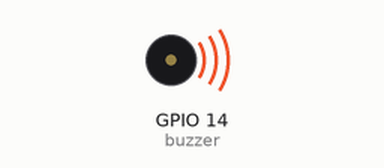
Simulated run of this program. Board: Raspberry Pi (BCM pin numbers). Shown: buzzer (waves = sounding). At 8.0 s the program stops and its outputs stay as they are.

Above: at 0.1 s.
At 8.1 s:
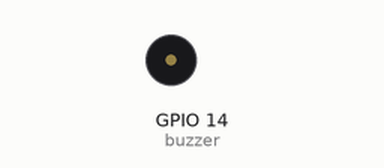
Timing chart, 0 to 9.5 s (numbered marks = the images above):
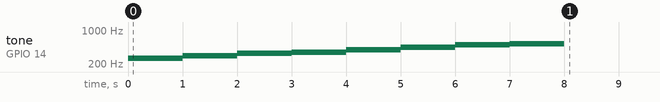

Measured:
- by itself, tone on GPIO 14 (buzzer): plays 262 Hz for 1.0 s, 294 Hz for 1.0 s, 330 Hz for 1.0 s, 349 Hz for 1.0 s, 392 Hz for 1.0 s, 440 Hz for 1.0 s … (8 notes in this stretch)

The program:

Buzzer6.py
```python
import RPi.GPIO as GPIO
import time

buzzer = 14
GPIO.setmode(GPIO.BCM)
GPIO.setup(buzzer, GPIO.OUT)
GPIO.setwarnings(False)

pwm = GPIO.PWM(buzzer, 262)
pwm.start(5.0)

scale = [262, 294, 330, 349, 392, 440, 494, 523]

for i in range(0, 8):
	pwm.ChangeFrequency(scale[i])
	time.sleep(1.0)

pwm.stop()
GPIO.cleanup()
```
